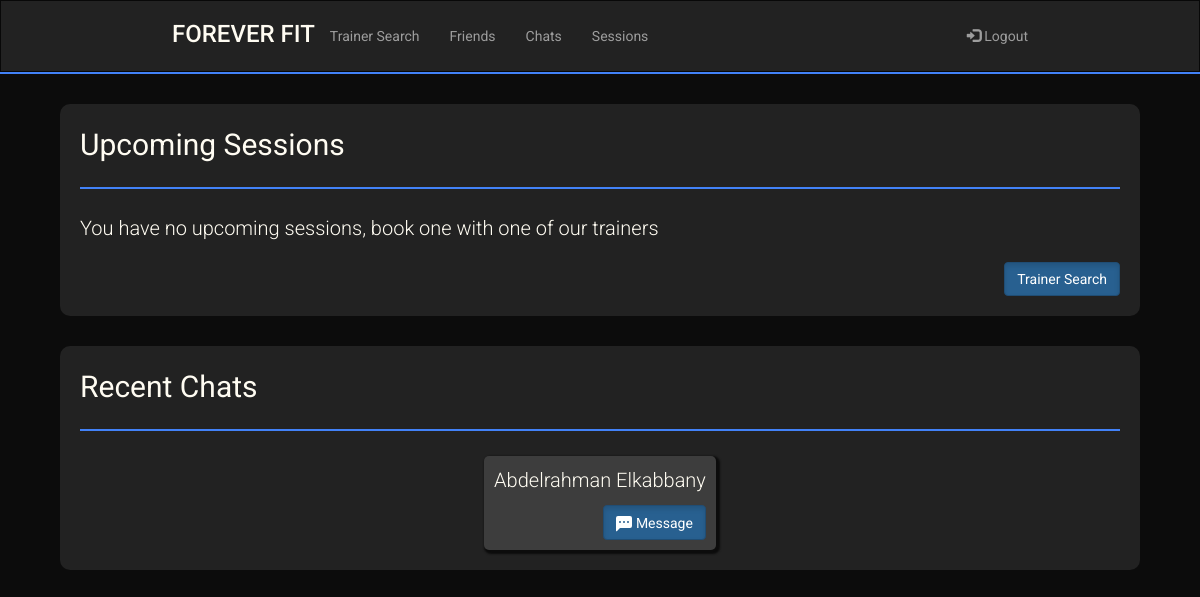
The page /Home (signed in) on the database as committed earlier.
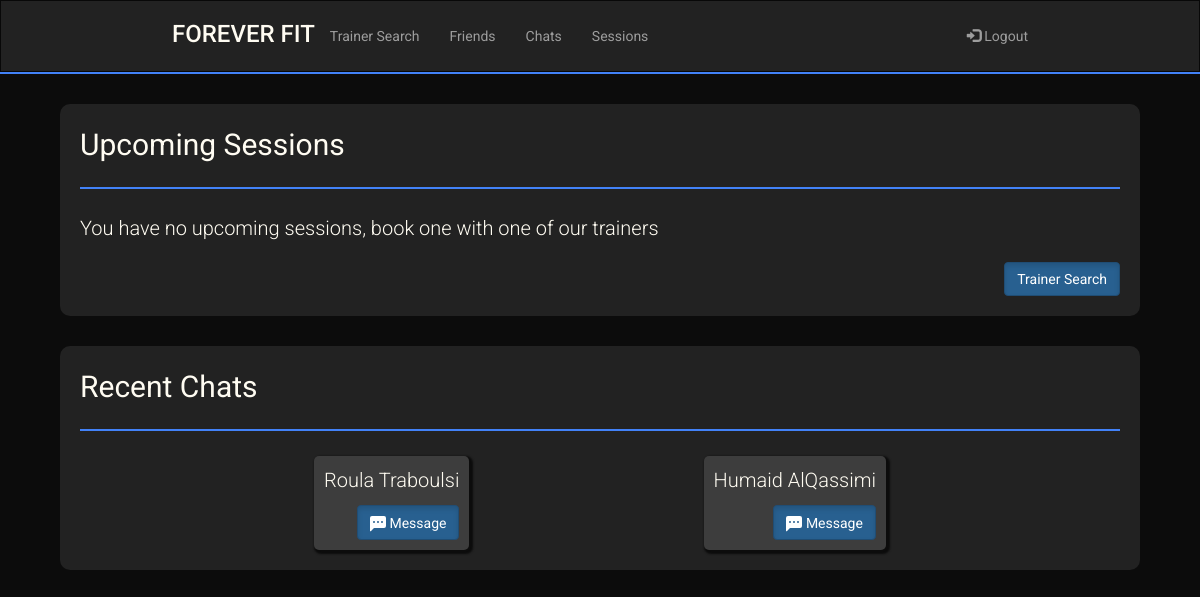
The same page on the database as committed later.
### sql_db.py (models this page shows)
class UserRooms(UserMixin,db.Model):
    __tablename__ = 'user_rooms'
    id = db.Column(db.Integer, primary_key = True, autoincrement = True)
    trainee_username = db.Column(db.String(80),db.ForeignKey('user.username'))
    trainee_fname = db.Column(db.String(80))
    trainee_lname = db.Column(db.String(80))
    trainer_username = db.Column(db.String(80),db.ForeignKey('user.username'))
    trainer_fname = db.Column(db.String(80))
    trainer_lname = db.Column(db.String(80))

### routes.py (the view)
@app.route('/Home')
@login_required
def Home():
    if(current_user.isTrainer != True):
        recent_rooms = get_limit_rooms_by_trainee_id(current_user.username,2)
        return render_template('home.html',recent_rooms=recent_rooms)
    else:
        recent_rooms = get_limit_rooms_by_trainer_id(current_user.username,2)
        return render_template('trainer-home.html',recent_rooms=recent_rooms)

### main.py (called while the page is built)
    @login.user_loader
    def load_user(uname):
        return User.query.get(uname)

### sql_db.py (called while the page is built)
def get_limit_rooms_by_trainee_id(uname,limit):
    return UserRooms.query.filter_by(trainee_username = uname).order_by(desc(UserRooms.id)).limit(limit).all()

### templates/home.html (shortened to what this page needs)
<!DOCTYPE html>
<html lang="en">
    <head>
        <link rel="stylesheet" href="https://maxcdn.bootstrapcdn.com/bootstrap/3.4.1/css/bootstrap.min.css" />
        <link rel="stylesheet" href="../static/main.css" />
    </head>
    <body>
        <header>
            <nav class="navbar navbar-inverse" style="border-radius: 0px; margin-bottom: 0px;">
                <div class="container-fluid">
                    <div class="navbar-header mobile-center">
                        <h3 class="logo" href="#">FOREVER FIT</h3>
                    </div>
                    <ul class="nav navbar-nav laptop">
                        <li><a href="/TrainerSearch">Trainer Search</a></li>
                        <li><a href="/Friends">Friends</a></li>
                        <li><a href="/chats">Chats</a></li>
                        <li><a href="/TrainingSessions">Sessions</a></li>
                    </ul>
                    <ul class="nav navbar-nav navbar-right laptop">
                        <li>
                            <a href="/logout"><span class="glyphicon glyphicon-log-in"></span> Logout</a>
                        </li>
                    </ul>
                </div>
            </nav>
            <hr class="header-hr"/>
        </header>
        <main>
            <div class=" widget-holder">
                <div class="widget">
                    <div class="big">Upcoming Sessions</div>
                    <hr>
                    <div class="small">You have no upcoming sessions, book one with one of our trainers</div>
                    <br>
                    <a href="/TrainerSearch" class="btn btn-primary active btn-right" role="button">Trainer Search</a>
                </div>
                <div class="widget">
                    <div class="big">Recent Chats</div>
                    <hr>
                    {% if recent_rooms %}
                        <div class="flex-row">
                            {% for rooms in recent_rooms %}
                                <div class="home-trainer">
                                    <p class="small">{{rooms.trainer_fname}} {{rooms.trainer_lname}}</p>
                                    <a href="/chat/{{rooms.trainer_username}}" class="btn btn-primary active btn-right" role="button">
                                        Message
                                    </a>
                                </div>
                            {% endfor %}
                        </div>
                    {% else %}
                        <div class="small">No recent chats, pair up with a trainer and start a chat with them</div>
                        <br>
                        <a href="/TrainerSearch" class="btn btn-primary active btn-right" role="button">Trainer Search</a>
                    {%endif%}
                </div>
            </div>
        </main>
    </body>
</html>

Rows that differ between the two databases and show on the page:
no longer on this page (row unchanged): UserRooms: trainer_fname "Abdelrahman", trainer_lname "Elkabbany"
added UserRooms: trainer_fname "Roula", trainer_lname "Traboulsi"
added UserRooms: trainer_fname "Humaid", trainer_lname "AlQassimi"
